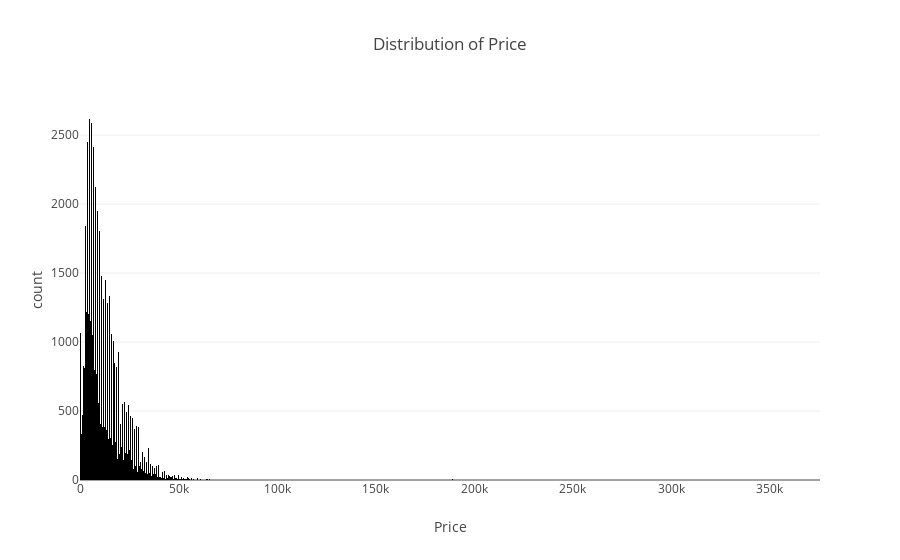

Source (notebook cell):
### Code cell
# Create a histogram chart with Plotly Express
fig = px.histogram(autos, x='price', title='Distribution of Price', labels={'price': 'Price', 'count': 'Frequency'})
# Show the chart
fig.show()

### Figure 1 — Plotly figure (JSON) as saved in the notebook; plotly's stock layout.template omitted (floating-point values rounded to 4 significant figures; data arrays with more than 128 entries replaced by an {"elided": "..."} marker saying what was removed)
{"data": [{"alignmentgroup": "True", "bingroup": "x", "hovertemplate": "Price=%{x}<br>count=%{y}<extra></extra>", "legendgroup": "", "marker": {"color": "#000001", "pattern": {"shape": ""}}, "name": "", "offsetgroup": "", "orientation": "v", "showlegend": false, "type": "histogram", "x": {"elided": "51525 int values"}, "xaxis": "x", "yaxis": "y"}], "layout": {"autosize": true, "barmode": "relative", "legend": {"tracegroupgap": 0}, "title": {"text": "Distribution of Price"}, "xaxis": {"anchor": "y", "autorange": true, "domain": [0, 1], "range": [-0.5, 375500.0], "title": {"text": "Price"}, "type": "linear"}, "yaxis": {"anchor": "x", "autorange": true, "domain": [0, 1], "range": [0, 2755.0], "title": {"text": "count"}}}}
